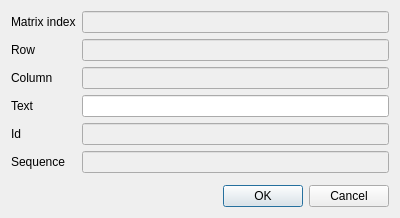
<?xml version="1.0" encoding="UTF-8"?>
<ui version="4.0">
 <class>Dialog</class>
 <widget class="QDialog" name="Dialog">
  <property name="geometry">
   <rect>
    <x>0</x>
    <y>0</y>
    <width>400</width>
    <height>218</height>
   </rect>
  </property>
  <property name="windowTitle">
   <string>Dialog</string>
  </property>
  <layout class="QVBoxLayout" name="verticalLayout_3">
   <item>
    <layout class="QVBoxLayout" name="verticalLayout_2">
     <item>
      <layout class="QFormLayout" name="formLayout">
       <property name="fieldGrowthPolicy">
        <enum>QFormLayout::FieldGrowthPolicy::AllNonFixedFieldsGrow</enum>
       </property>
       <item row="0" column="0">
        <widget class="QLabel" name="label_target_matrix">
         <property name="text">
          <string>Matrix index</string>
         </property>
        </widget>
       </item>
       <item row="0" column="1">
        <widget class="QLineEdit" name="input_target_matrix">
         <property name="enabled">
          <bool>false</bool>
         </property>
        </widget>
       </item>
       <item row="1" column="0">
        <widget class="QLabel" name="label_target_row">
         <property name="toolTip">
          <string/>
         </property>
         <property name="text">
          <string>Row</string>
         </property>
        </widget>
       </item>
       <item row="1" column="1">
        <widget class="QLineEdit" name="input_target_row">
         <property name="enabled">
          <bool>false</bool>
         </property>
         <property name="readOnly">
          <bool>true</bool>
         </property>
        </widget>
       </item>
       <item row="2" column="0">
        <widget class="QLabel" name="label_target_column">
         <property name="text">
          <string>Column</string>
         </property>
        </widget>
       </item>
       <item row="2" column="1">
        <widget class="QLineEdit" name="input_target_column">
         <property name="enabled">
          <bool>false</bool>
         </property>
         <property name="readOnly">
          <bool>true</bool>
         </property>
        </widget>
       </item>
       <item row="4" column="0">
        <widget class="QLabel" name="label_target_label">
         <property name="toolTip">
          <string>Label that identifies the target cell</string>
         </property>
         <property name="text">
          <string>Id</string>
         </property>
        </widget>
       </item>
       <item row="4" column="1">
        <widget class="QLineEdit" name="input_target_id">
         <property name="enabled">
          <bool>false</bool>
         </property>
        </widget>
       </item>
       <item row="5" column="0">
        <widget class="QLabel" name="label_target_sequence">
         <property name="text">
          <string>Sequence</string>
         </property>
        </widget>
       </item>
       <item row="5" column="1">
        <widget class="QLineEdit" name="input_target_sequence">
         <property name="enabled">
          <bool>false</bool>
         </property>
        </widget>
       </item>
       <item row="3" column="1">
        <widget class="QLineEdit" name="input_target_text"/>
       </item>
       <item row="3" column="0">
        <widget class="QLabel" name="label_target_text">
         <property name="toolTip">
          <string>Text that will be displayed in the target cell.</string>
         </property>
         <property name="text">
          <string>Text</string>
         </property>
        </widget>
       </item>
      </layout>
     </item>
     <item>
      <widget class="QDialogButtonBox" name="btn_target_dialog">
       <property name="orientation">
        <enum>Qt::Orientation::Horizontal</enum>
       </property>
       <property name="standardButtons">
        <set>QDialogButtonBox::StandardButton::Cancel|QDialogButtonBox::StandardButton::Ok</set>
       </property>
      </widget>
     </item>
    </layout>
   </item>
  </layout>
 </widget>
 <resources/>
 <connections>
  <connection>
   <sender>btn_target_dialog</sender>
   <signal>accepted()</signal>
   <receiver>Dialog</receiver>
   <slot>accept()</slot>
   <hints>
    <hint type="sourcelabel">
     <x>248</x>
     <y>254</y>
    </hint>
    <hint type="destinationlabel">
     <x>157</x>
     <y>274</y>
    </hint>
   </hints>
  </connection>
  <connection>
   <sender>btn_target_dialog</sender>
   <signal>rejected()</signal>
   <receiver>Dialog</receiver>
   <slot>reject()</slot>
   <hints>
    <hint type="sourcelabel">
     <x>316</x>
     <y>260</y>
    </hint>
    <hint type="destinationlabel">
     <x>286</x>
     <y>274</y>
    </hint>
   </hints>
  </connection>
 </connections>
</ui>
